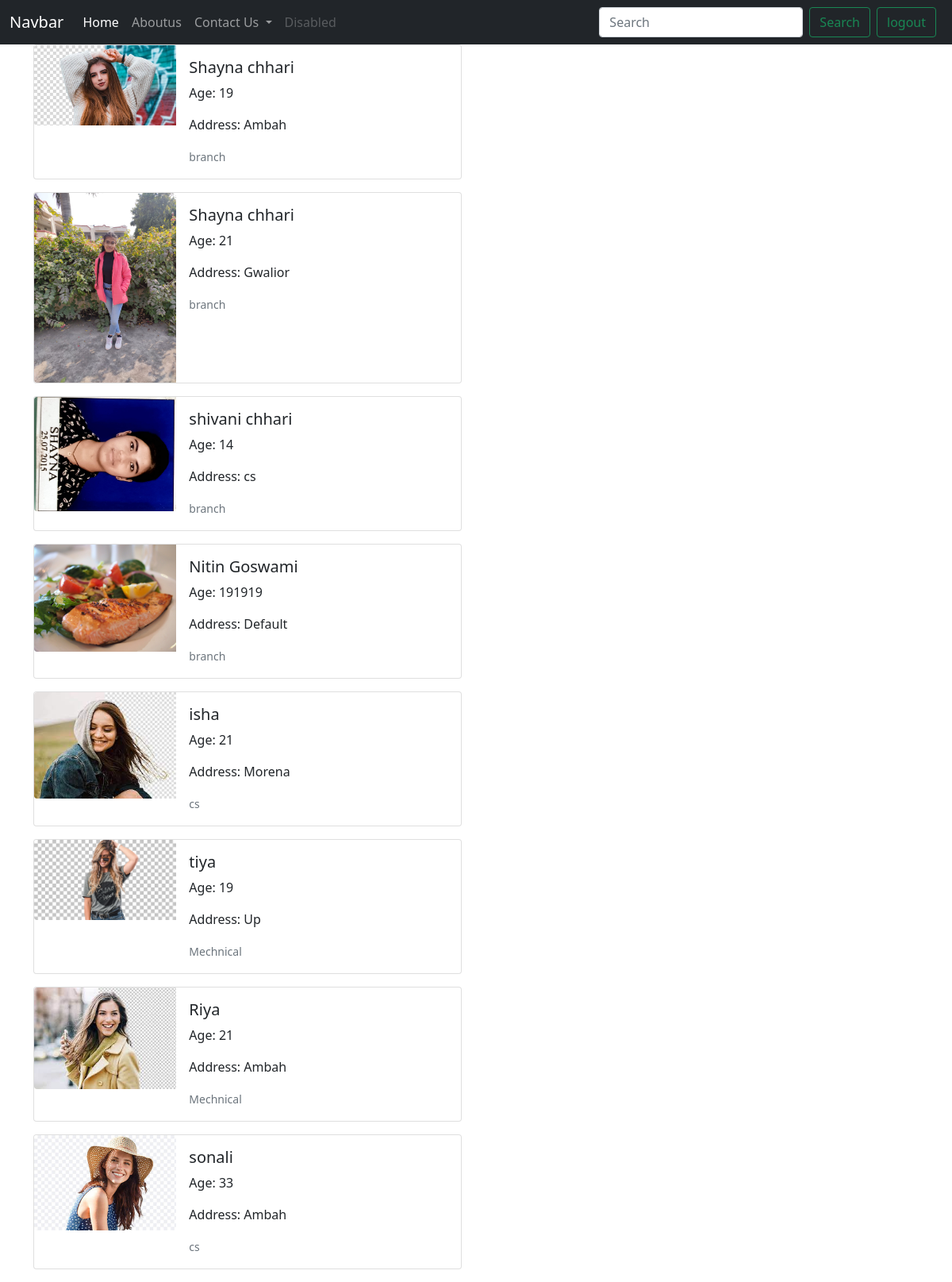
The app's page / (signed in) with its own data.
### hy/models.py (models this page shows, shortened)
class Student(models.Model):
    name = models.CharField(max_length=25)
    age = models.IntegerField()
    branch = models.CharField(max_length=20)
    address = models.CharField(max_length=100)
    image = models.ImageField(upload_to="user/student")

### hy/views.py (the view)
# urls.py: path('', views.index, name='index'),
def index(request):
    if request.user.is_authenticated:
        students = Student.objects.all()
        context = {"students": students}
        return render(request, 'index.html', context)
    return redirect('/login')

### hy/templates/index.html (shortened to what this page needs)
{% extends 'base.html' %}
{% block body %}
<div class="container">
    {% for student in students %}
    <div class="card mb-3" style="max-width: 540px;">
        <div class="row g-0">
          <div class="col-md-4">
            <img src="{{student.image.url}}" class="img-fluid rounded-start" alt="...">
          </div>
          <div class="col-md-8">
            <div class="card-body">
              <h5 class="card-title">{{student.name}}</h5>
              <p class="card-text">Age: {{student.age}}</p>
              <p class="card-text">Address: {{student.address}}</p>
              <p class="card-text"><small class="text-muted">{{student.branch}}</small></p>
            </div>
          </div>
        </div>
    </div>
    {% endfor %}
</div>
{% endblock body %}

### hy/templates/base.html (shortened to what this page needs)
<!DOCTYPE html>
<html lang="en">
<head>
    <link href="https://cdn.jsdelivr.net/npm/bootstrap@5.0.2/dist/css/bootstrap.min.css" rel="stylesheet"
>
</head>
<body>
    <nav class="navbar navbar-expand-lg navbar-dark bg-dark">
        <div class="container-fluid">
            <a class="navbar-brand" href="#">Navbar</a>
            <div class="collapse navbar-collapse" id="navbarSupportedContent">
                <ul class="navbar-nav me-auto mb-2 mb-lg-0">
                    <li class="nav-item">
                        <a class="nav-link active" aria-current="page" href=" ">Home</a>
                    </li>
                    <li class="nav-item">
                        <a class="nav-link" href="/about">Aboutus</a>
                    </li>
                    <li class="nav-item dropdown">
                        <a class="nav-link dropdown-toggle" href="/contactus" id="navbarDropdown"
        >
                            Contact Us
                        </a>
                    </li>
                    <li class="nav-item">
                        <a class="nav-link disabled" href="#" tabindex="-1" aria-disabled="true">Disabled</a>
                      </li>
                </ul>
                <form class="d-flex">
                    <input class="form-control me-2" type="search" placeholder="Search" aria-label="Search">
                </form>
                    <button class="btn btn-outline-success" type="submit">Search</button>
                   {% if user.is_authenticated %}
                   <a href="/logout"><button class="btn btn-outline-success mx-2" type="button">logout</button></a>
                   {% endif %}
            </div>
        </div>
    </nav>
    {% block body %} {% endblock body %}
</body>
</html>

### records on screen
Student: image (picture), name "Shayna chhari", age "19", address "Ambah", branch "branch"
Student: image (picture), name "Shayna chhari", age "21", address "Gwalior", branch "branch"
Student: image (picture), name "shivani chhari", age "14", address "cs", branch "branch"
Student: image (picture), name "Nitin Goswami", age "191919", address "Default", branch "branch"
Student: image (picture), name "isha", age "21", address "Morena", branch "cs"
Student: image (picture), name "tiya", age "19", address "Up", branch "Mechnical"
Student: image (picture), name "Riya", age "21", address "Ambah", branch "Mechnical"
Student: image (picture), name "sonali", age "33", address "Ambah", branch "cs"
